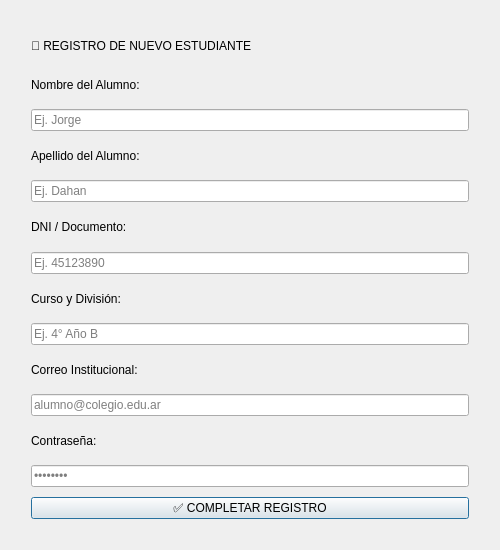
<?xml version="1.0" encoding="UTF-8"?>
<ui version="4.0">
 <class>RegisterDialog</class>
 <widget class="QDialog" name="RegisterDialog">
  <property name="geometry">
   <rect>
    <x>0</x>
    <y>0</y>
    <width>500</width>
    <height>550</height>
   </rect>
  </property>
  <property name="windowTitle">
   <string>Registro de Alumno - El Buffet de Alejandro</string>
  </property>
  <layout class="QVBoxLayout" name="verticalLayout">
   <item>
    <widget class="QFrame" name="cardRegister">
     <layout class="QVBoxLayout" name="layoutRegForm">
      <property name="spacing">
       <number>10</number>
      </property>
      <property name="leftMargin">
       <number>20</number>
      </property>
      <property name="topMargin">
       <number>20</number>
      </property>
      <property name="rightMargin">
       <number>20</number>
      </property>
      <property name="bottomMargin">
       <number>20</number>
      </property>
      <item>
       <widget class="QLabel" name="lblRegTitle">
        <property name="text">
         <string>📝 REGISTRO DE NUEVO ESTUDIANTE</string>
        </property>
       </widget>
      </item>
      <item>
       <widget class="QLabel" name="lblRegNombre">
        <property name="text">
         <string>Nombre del Alumno:</string>
        </property>
       </widget>
      </item>
      <item>
       <widget class="QLineEdit" name="txtRegNombre">
        <property name="placeholderText">
         <string>Ej. Jorge</string>
        </property>
       </widget>
      </item>
      <item>
       <widget class="QLabel" name="lblRegApellido">
        <property name="text">
         <string>Apellido del Alumno:</string>
        </property>
       </widget>
      </item>
      <item>
       <widget class="QLineEdit" name="txtRegApellido">
        <property name="placeholderText">
         <string>Ej. Dahan</string>
        </property>
       </widget>
      </item>
      <item>
       <widget class="QLabel" name="lblRegDni">
        <property name="text">
         <string>DNI / Documento:</string>
        </property>
       </widget>
      </item>
      <item>
       <widget class="QLineEdit" name="txtRegDni">
        <property name="placeholderText">
         <string>Ej. 45123890</string>
        </property>
       </widget>
      </item>
      <item>
       <widget class="QLabel" name="lblRegCurso">
        <property name="text">
         <string>Curso y División:</string>
        </property>
       </widget>
      </item>
      <item>
       <widget class="QLineEdit" name="txtRegCurso">
        <property name="placeholderText">
         <string>Ej. 4° Año B</string>
        </property>
       </widget>
      </item>
      <item>
       <widget class="QLabel" name="lblRegEmail">
        <property name="text">
         <string>Correo Institucional:</string>
        </property>
       </widget>
      </item>
      <item>
       <widget class="QLineEdit" name="txtRegEmail">
        <property name="placeholderText">
         <string>alumno@colegio.edu.ar</string>
        </property>
       </widget>
      </item>
      <item>
       <widget class="QLabel" name="lblRegPass">
        <property name="text">
         <string>Contraseña:</string>
        </property>
       </widget>
      </item>
      <item>
       <widget class="QLineEdit" name="txtRegPass">
        <property name="echoMode">
         <enum>QLineEdit::Password</enum>
        </property>
        <property name="placeholderText">
         <string>••••••••</string>
        </property>
       </widget>
      </item>
      <item>
       <widget class="QPushButton" name="btnRegisterConfirm">
        <property name="text">
         <string>✅ COMPLETAR REGISTRO</string>
        </property>
       </widget>
      </item>
     </layout>
    </widget>
   </item>
  </layout>
 </widget>
 <resources/>
 <connections/>
</ui>
